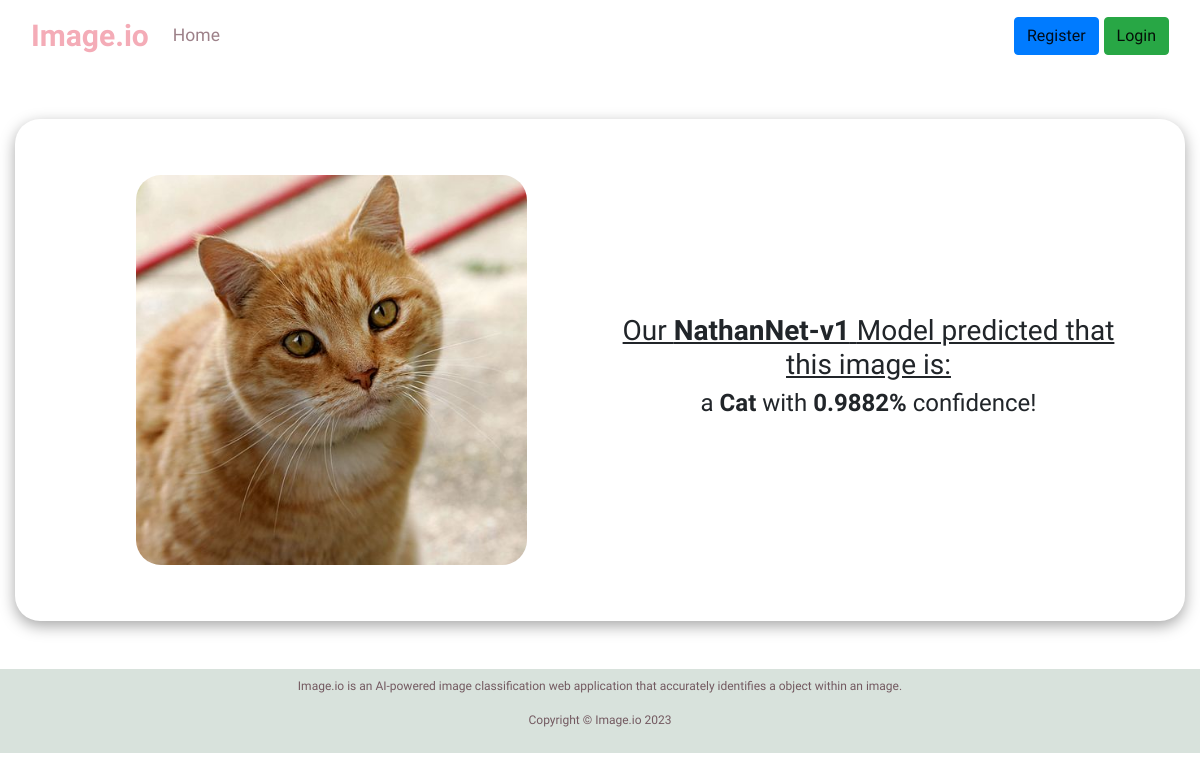
Page /view/1 on the earlier database version.
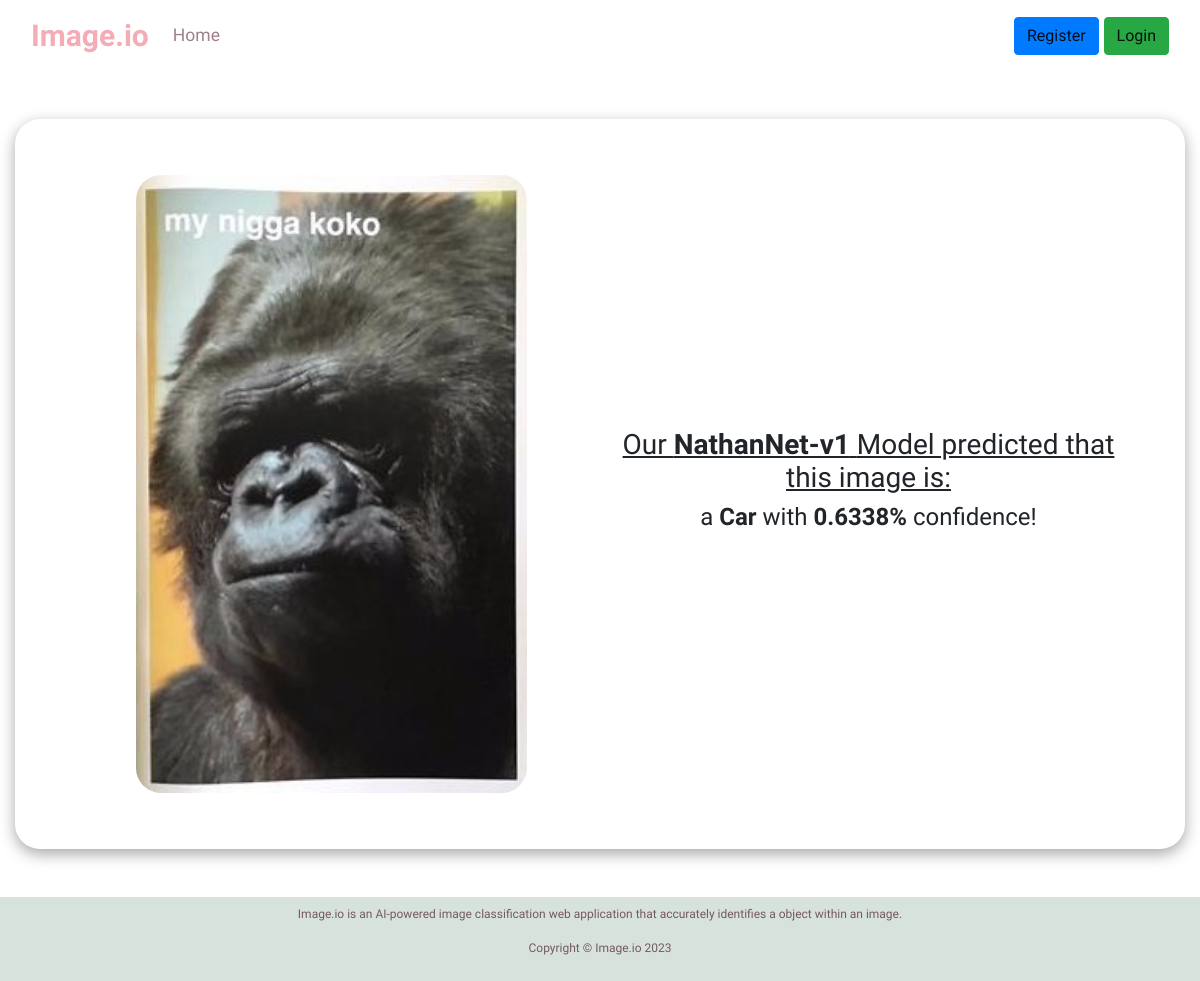
Same page on the later database version.
### application/models.py (models this page shows)
class Entry(db.Model):
    id = db.Column(db.Integer, primary_key=True, autoincrement = True)
    image_url = db.Column(db.String(500), nullable=False)
    model_selection = db.Column(db.String(20), nullable = False)
    pred = db.Column(db.String(20), nullable = False)
    pred_dt = db.Column(db.DateTime, nullable = False)
    conf_pct = db.Column(db.Float, nullable=False)

### application/routes.py (the view)
@app.route('/view/<id>', methods = ['GET'])
def view(id):
    entry = get_entry(id)
    entry_count = Entry.query.count()
    entry.image_url = 'upload/'+entry.image_url
    return render_template('Results.html', mod_conf=entry.conf_pct, result=entry.pred, img=entry.image_url, choice = entry.model_selection, entry_count = entry_count)

### application/routes.py (called while the page is built)
def get_entry(id):
    try:
        entry = db.get_or_404(Entry, id)
        return entry
    except Exception as error:
        db.session.rollback()
        flash(f"Error: {error}", "danger")
        return 0

### application/templates/Results.html
{% extends "layout.html" %}
{% block content %}
<div class="container-fluid mt-5 mb-5 p-5 d-flex align-items-center" style="border-radius: 25px; box-shadow: rgba(0, 0, 0, 0.35) 0px 5px 15px;">
    <div class="p-2 w-50 text-center" style="overflow: hidden; border-radius: 25px;">
        <img src="{{url_for('static', filename=img) }}" style="width: 75%; height: auto; border-radius: 25px;">
    </div>
    <div class="p-2 w-50 d-flex flex-column justify-content-center">
        <h3 class="text-center" style="font-family: 'Libre Franklin', sans-serif;"><u>Our <b>{{ choice }}</b> Model predicted that this image is:</u></h3>
        <h4 class="text-center" style="font-family: 'Libre Franklin', sans-serif;">a <b>{{ result }}</b> with <b>{{ mod_conf }}%</b> confidence!</h3>
    </div>
</div>
{% endblock %}

Differences in the rows shown:
changed Entry "NathanNet-v1": image_url: a different picture; pred "Cat" → "Car"; conf_pct "0.9882" → "0.6338"
